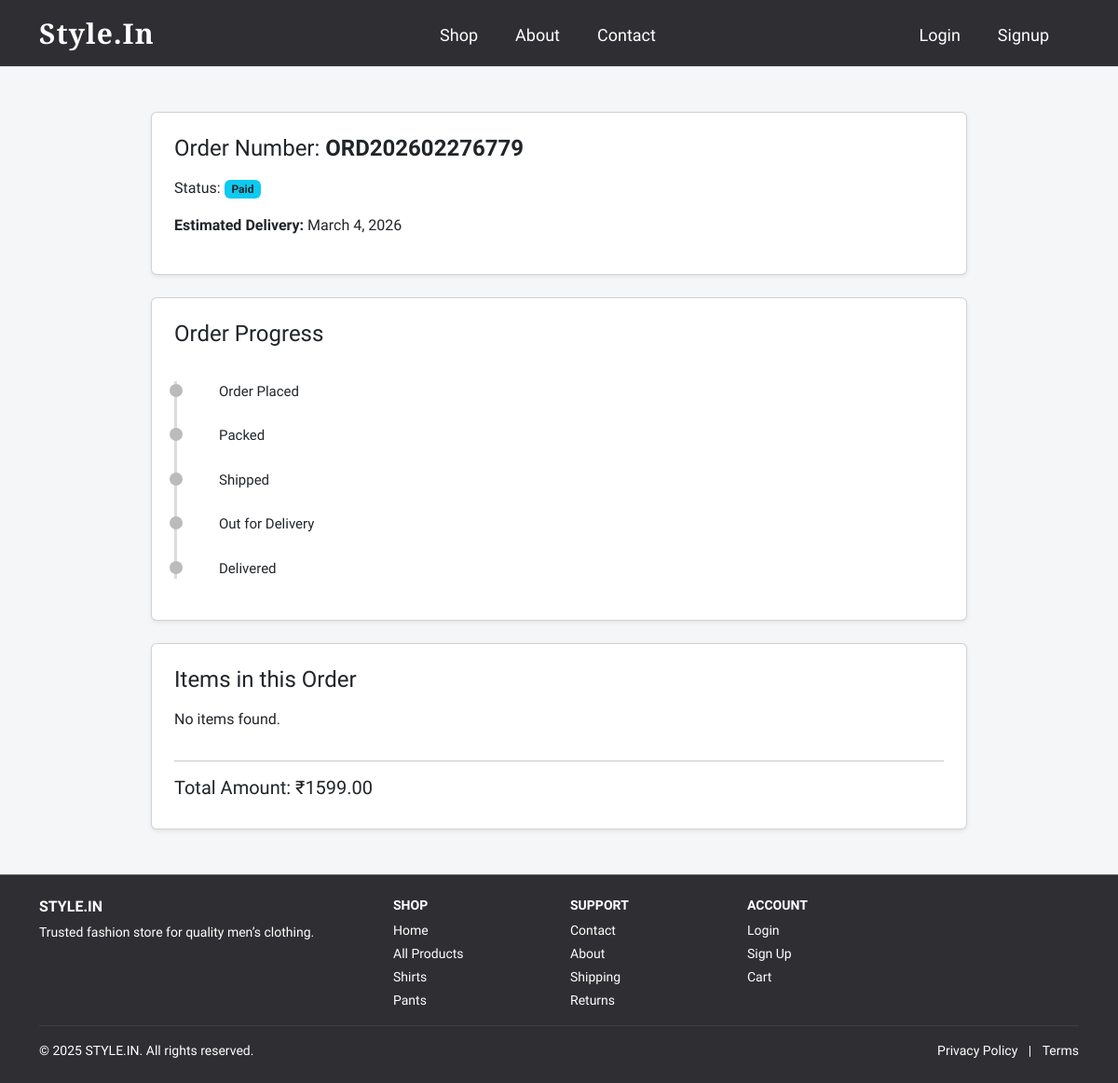
/track/ORD202602276779/, run on the app's committed database.
### store/models.py (models this page shows, shortened)
class Order(models.Model):
    STATUS_CHOICES = [
        ('pending', 'Pending'),
        ('packed', 'Packed'),
        ('shipped', 'Shipped'),
        ('out_for_delivery', 'Out for Delivery'),
        ('delivered', 'Delivered'),
        ('cancelled', 'Cancelled'),
    ]
    id = models.UUIDField(primary_key=True, default=uuid.uuid4, editable=False)
    user = models.ForeignKey(User, on_delete=models.SET_NULL, null=True, blank=True)
    order_number = models.CharField(max_length=32, unique=True)
    customer_name = models.CharField(max_length=255)
    customer_email = models.EmailField()
    customer_phone = models.CharField(max_length=50)
    shipping_address = models.TextField()
    total_amount = models.DecimalField(max_digits=12, decimal_places=2)
    payment_method = models.CharField(max_length=50, default='cod')
    status = models.CharField(max_length=20, choices=STATUS_CHOICES, default='pending')
    cancel_reason = models.CharField(max_length=255, blank=True, null=True)
    created_at = models.DateTimeField(default=timezone.now)
    updated_at = models.DateTimeField(auto_now=True)

### store/views.py (the view)
# urls.py: path("track/<str:order_number>/", views.track_order_id, name="track_order_id"),
def track_order_id(request, order_number):
    try:
        order = Order.objects.get(order_number=order_number)
    except Order.DoesNotExist:
        return render(request, "store/track_order_page.html", {"error": "Order not found"})
    estimated_delivery = order.created_at + timedelta(days=5)
    timeline = [
        {"title": "Order Placed",      "done": True},
        {"title": "Packed",            "done": order.status in ["packed", "shipped", "out_for_delivery", "delivered"]},
        {"title": "Shipped",           "done": order.status in ["shipped", "out_for_delivery", "delivered"]},
        {"title": "Out for Delivery",  "done": order.status in ["out_for_delivery", "delivered"]},
        {"title": "Delivered",         "done": order.status == "delivered"},
    ]
    return render(request, "store/track_order_page.html", {
        "order": order,
        "timeline": timeline,
        "eta": estimated_delivery,
    })

### store/templates/store/track_order_page.html (shortened to what this page needs)
{% extends "store/base.html" %}
{% block content %}
<div class="container mt-5" style="max-width: 900px;">
    <div class="card shadow-sm p-4 mb-4">
        <h4 class="mb-3">
            Order Number: <strong>{{ order.order_number }}</strong>
        </h4>
        <p>Status:
            <span class="badge bg-info text-dark">
                {{ order.status|title }}
            </span>
        </p>
        <p>
            <strong>Estimated Delivery:</strong> {{ eta|date:"F j, Y" }}
        </p>
    </div>
    <div class="card shadow-sm p-4 mb-4">
        <h4 class="mb-3">Order Progress</h4>
        <div class="timeline">
            <div
                class="timeline-step {% if order.status in 'pending packed shipped out_for_delivery delivered' %}active{% endif %}">
                <div class="dot"></div>
                <p>Order Placed</p>
            </div>
            <div
                class="timeline-step {% if order.status in 'packed shipped out_for_delivery delivered' %}active{% endif %}">
                <div class="dot"></div>
                <p>Packed</p>
            </div>
            <div class="timeline-step {% if order.status in 'shipped out_for_delivery delivered' %}active{% endif %}">
                <div class="dot"></div>
                <p>Shipped</p>
            </div>
            <div class="timeline-step {% if order.status in 'out_for_delivery delivered' %}active{% endif %}">
                <div class="dot"></div>
                <p>Out for Delivery</p>
            </div>
            <div class="timeline-step {% if order.status == 'delivered' %}active{% endif %}">
                <div class="dot"></div>
                <p>Delivered</p>
            </div>
        </div>
    </div>
    <div class="card shadow-sm p-4 mb-4">
        <h4 class="mb-3">Items in this Order</h4>
        {% for item in order_items %}
        <div class="d-flex justify-content-between align-items-center border-bottom py-2">
            <div>
                <strong>{{ item.product_name }}</strong> (x{{ item.quantity }})
            </div>
            <span>₹{{ item.subtotal }}</span>
        </div>
        {% empty %}
        <p>No items found.</p>
        {% endfor %}
        <hr>
        <h5>Total Amount: ₹{{ order.total_amount }}</h5>
    </div>
</div>
{% endblock %}

### store/static/store/css/style.css (style rules this page uses)
* { font-family: "Inter Tight", sans-serif; }
:root { --brand: #0d6efd; }
.timeline { position: relative; padding-left: 30px; margin: 20px 0; border-left: 3px solid #dcdcdc; }
.timeline-step { position: relative; padding-bottom: 25px; }
.timeline-step:last-child { padding-bottom: 0; }
.timeline-step .dot { width: 14px; height: 14px; background: #bbb; border-radius: 50%; position: absolute; left: -38px; top: 3px; }
.timeline-step p { margin: 0; padding-left: 15px; font-size: 15px; }

### data on the page
Order: order_number "ORD202602276779", status "Paid", total_amount "1599.00"

### other printed values
{{ eta|date:"F j, Y" }} "March 4, 2026"
